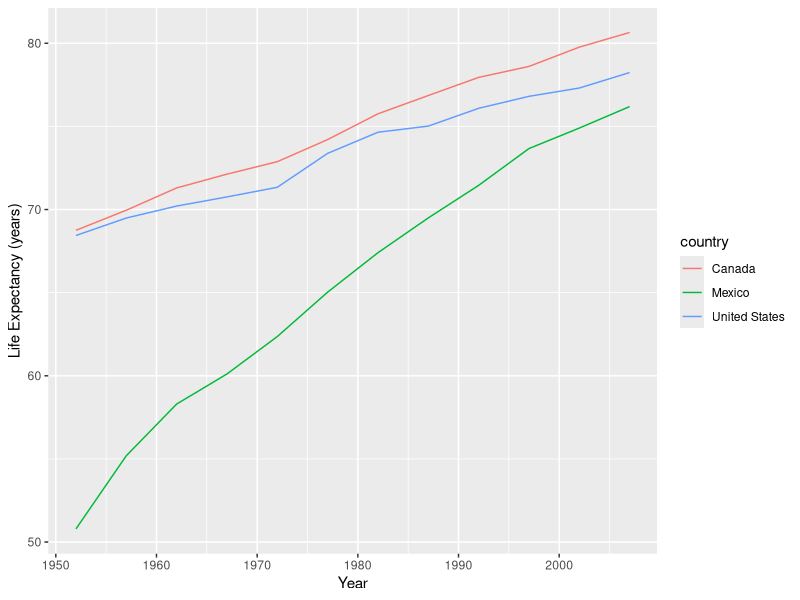
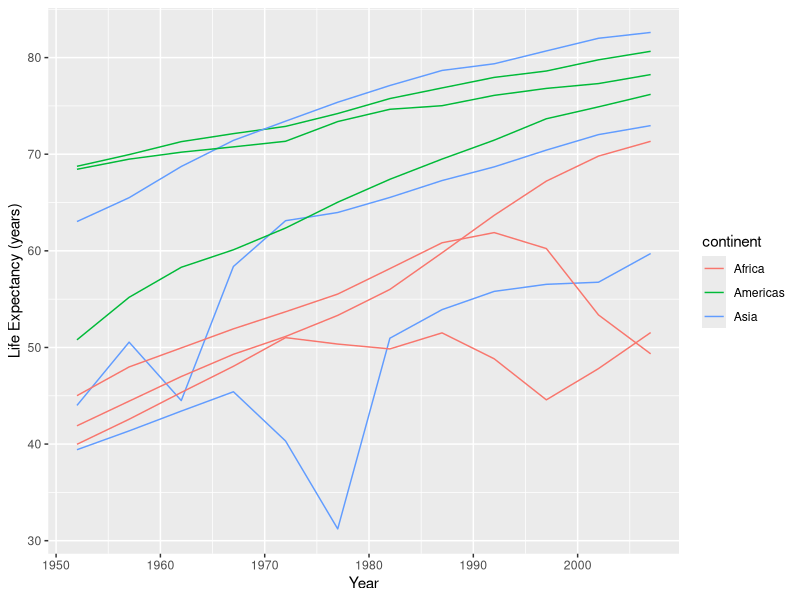
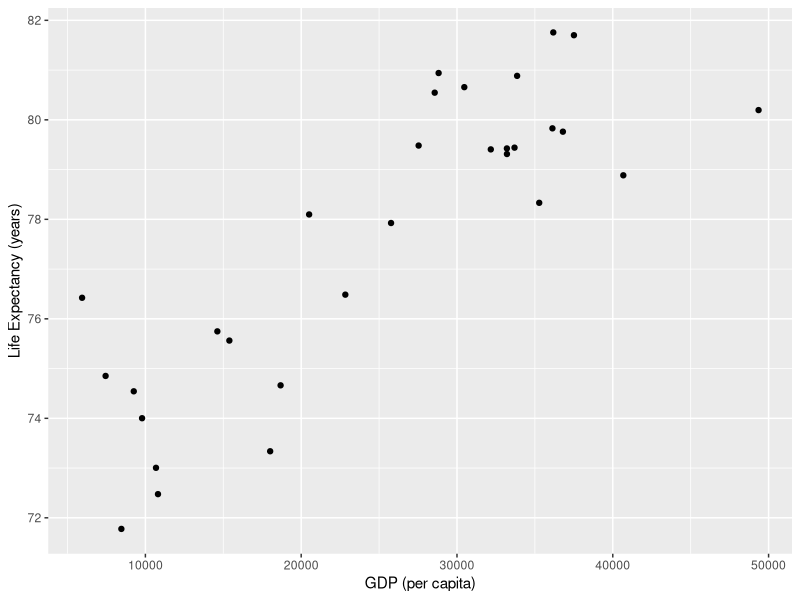
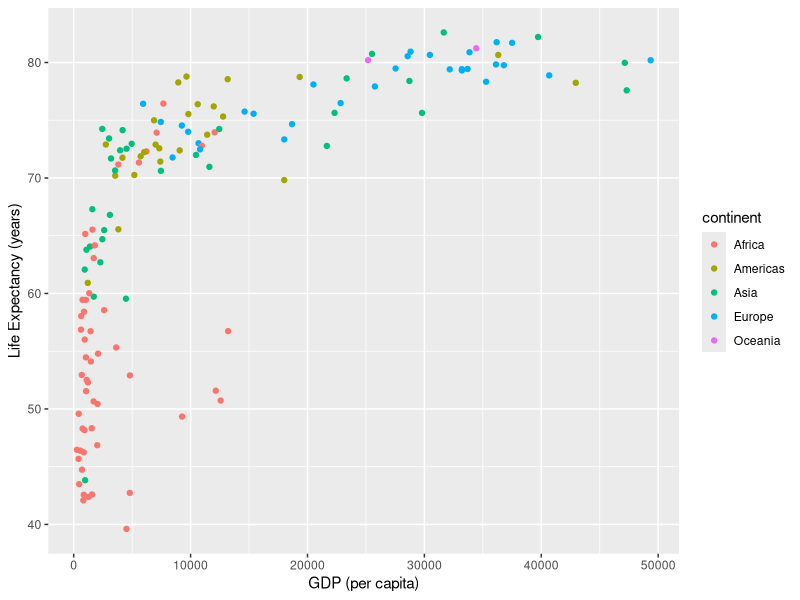

Generate these figures, in order, with R:
## ---- chunk 1
gap_5060 <- read.csv('data/gapminder-5060.csv')
gap_7080 <- read.csv('data/gapminder-7080.csv')
gap_90plus <- read.csv('data/gapminder-90plus.csv')
## ---- chunk 2
head(gap_5060)
## ---- chunk 3
tail(gap_5060, n=10)
## ---- chunk 4
library(knitr)  # loads the knitr package, so we can use kable
kable(head(gap_90plus))
## ---- chunk 5
gap_combined <- rbind(gap_5060, gap_7080, gap_90plus)
## ---- chunk 6
kable(head(gap_combined))
## ---- chunk 7
kable(tail(gap_combined))
## ---- chunk 8
library(ggplot2)
## ---- chunk 9
gap_north_america <- subset(gap_combined, country %in% c('Canada', 'Mexico', 'United States'))

ggplot(gap_north_america, aes(x = year, y = lifeExp, color=country)) + 
       geom_line() + xlab("Year") + ylab("Life Expectancy (years)")
## ---- chunk 10
country_list <- c('Canada', 'Mexico', 'United States', 'Cambodia', 'China', 'Japan', 'Egypt', 'South Africa', 'Uganda')
gap_coi <- subset(gap_combined, country %in% country_list)

ggplot(gap_coi, aes(x = year, y = lifeExp, group=country, color=continent)) + 
        geom_line() + xlab("Year") + ylab("Life Expectancy (years)")
## ---- chunk 11
gap_europe <- subset(gap_combined, continent == 'Europe' & year == 2007)

ggplot(gap_europe, aes(x=gdpPercap, y = lifeExp)) + 
        geom_point() + xlab("GDP (per capita)") + ylab("Life Expectancy (years)")
## ---- chunk 12
gap_2007 <- subset(gap_combined, year == 2007)

ggplot(gap_2007, aes(x=gdpPercap, y = lifeExp, group=continent, color=continent)) + 
        geom_point() + xlab("GDP (per capita)") + ylab("Life Expectancy (years)")
